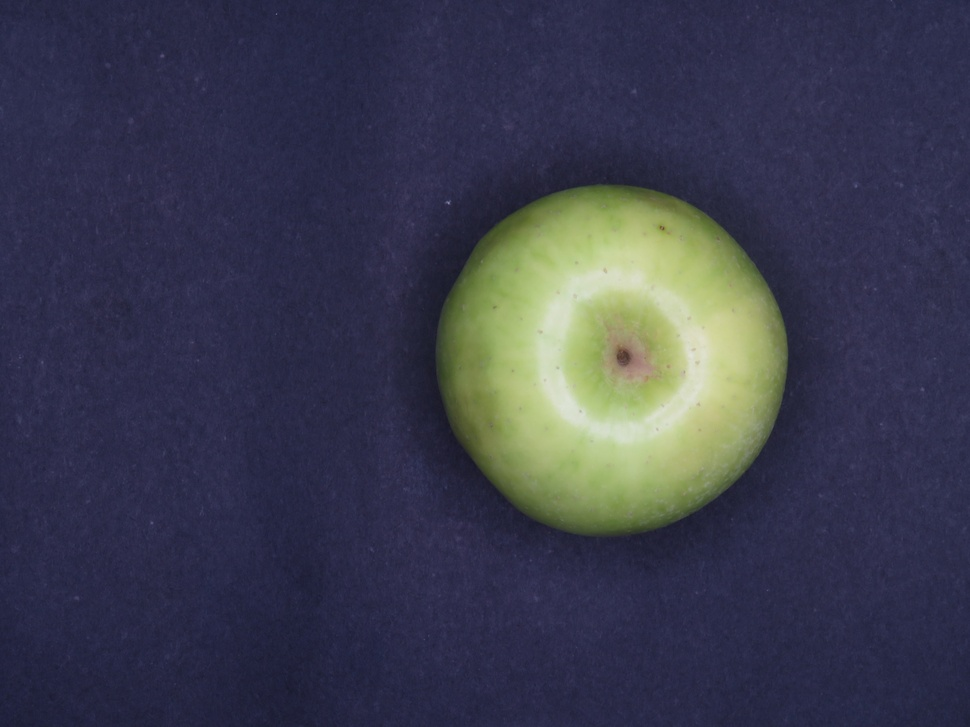
%> input picture Segundo/FSI/Practica 4/F01.jpg, 970 x 727 px, shrunk from 5184 x 3888 before the run
$ octave --eval "result = ColorEnhance2('F01.jpg');"   (GNU Octave 9; MATLAB toolbox functions it lacks are replaced by stand-ins)
%> lines starting %> are read from the running program, lines starting %| are printed output that depends on the picture
### Segundo/FSI/Practica 4/EscalaGrises.m
function imagenGrises = EscalaGrises (imagenColor)

    imagenGrises = 0.3 * imagenColor (:,:,1) + 0.59 * imagenColor (:,:,2) + 0.11 * imagenColor (:,:,3);

end

### Segundo/FSI/Practica 4/ColorEnhance2.m
% FUNCION DEL PREPROCESAMIENTO

% Primero tenemos que coger la imagen que queramos (insertar el nombre en
% la llamada a la funcion) esto va a darte la imagen en uint8

% Pasar la imagen a double

% Poner la imagen en escala de grises

% Sacar el max y min de luminancia

% ImOUT = (ImIN - min) / (max - min)

% Si algun valor es mayor que uno llevarlo a uno y si es negativo llevarlo
% a 0


function imOUT = ColorEnhance2 (imIN) % ImIN es el nombre, no la imagen
%> called with imIN = 'F01.jpg'

    imagen = imread (imIN);
%> imagen is the input picture: size 727x970x3 uint8; mean R, G, B 58.8, 60.6, 77.9
    imagenDouble = im2double (imagen);

    imagenGrises = EscalaGrises (imagenDouble);
%> in EscalaGrises, `imagenGrises = 0.3 * imagenColor (:,:,1) + 0.59 * imagenColor (:,:,2) ..`:
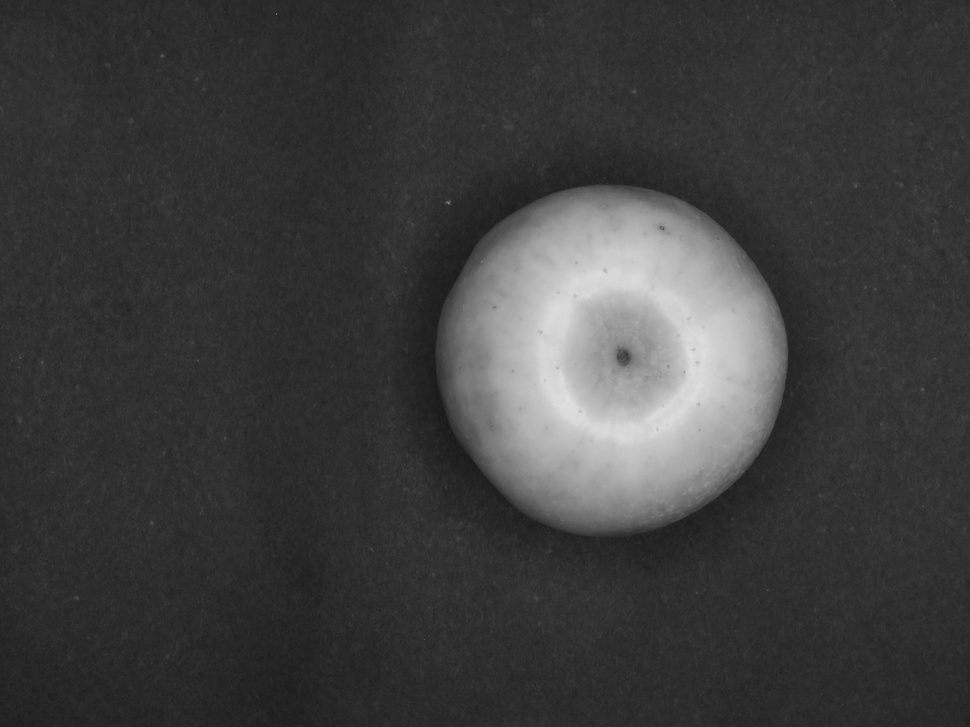
%> imagenGrises: size 727x970 double; min 0.0974, max 0.886, mean 0.243

    maxLum = max (max (imagenGrises));
%> maxLum = 0.886
    minLum = min (min (imagenGrises));
%> minLum = 0.0974

    imOUT = (imagenDouble - minLum) / (maxLum - minLum);
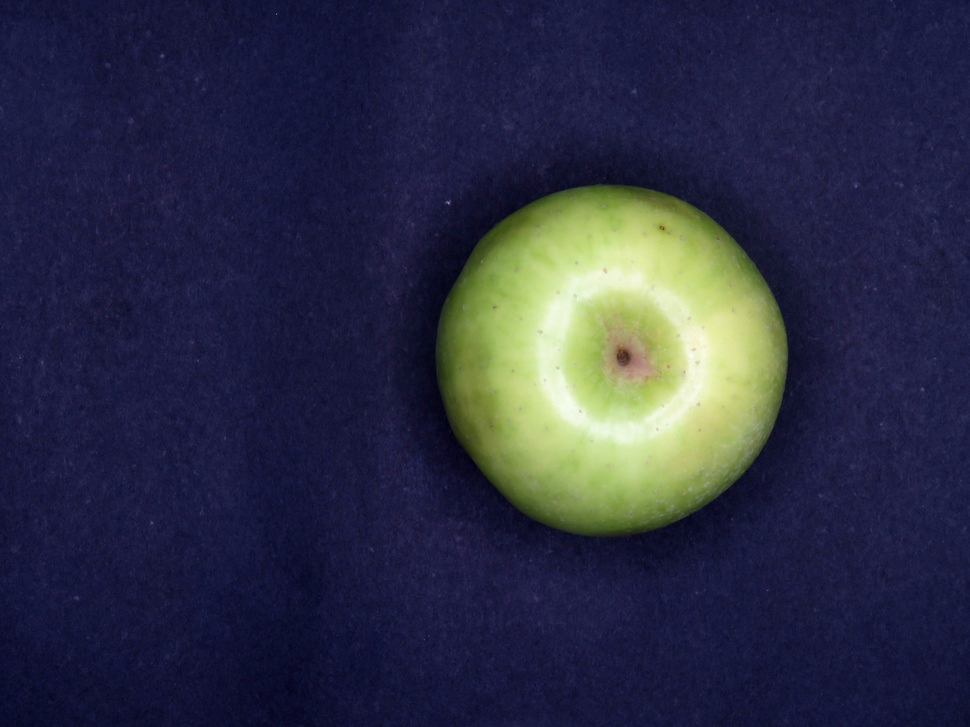
%> imOUT: size 727x970x3 double; mean R, G, B 0.169, 0.178, 0.264; drawn with min black and max white

    ImOUT (imOUT > 1) = 1;
    ImOUT (imOUT < 0) = 0;

    figure;
    imshow (imOUT);

end

$ run again, on Segundo/FSI/Practica 4/F02.jpg
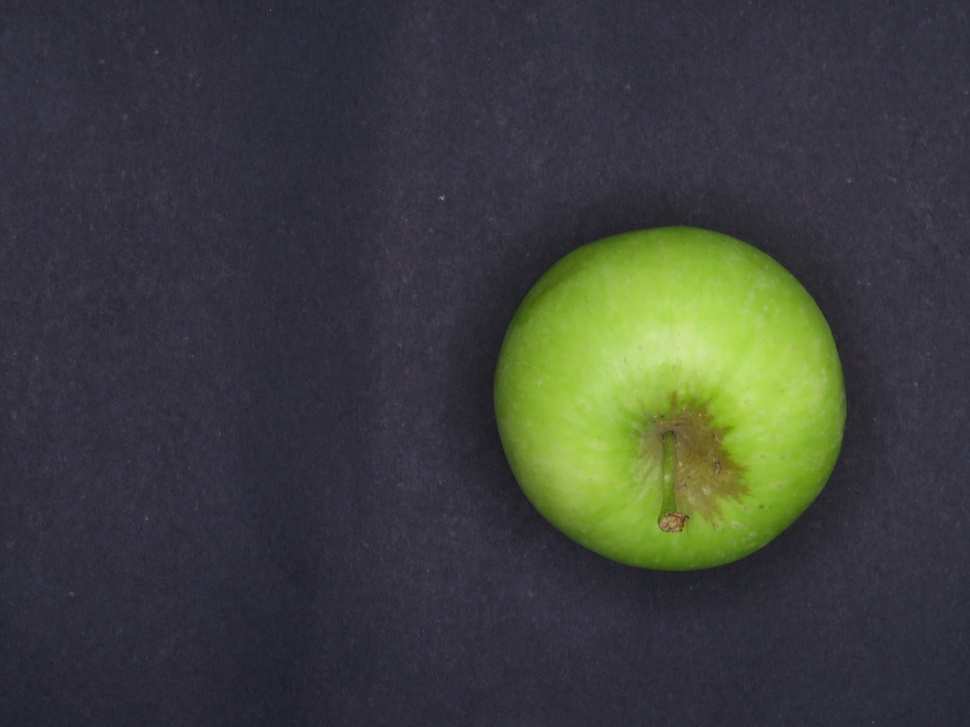
%> input picture Segundo/FSI/Practica 4/F02.jpg, 970 x 727 px, shrunk from 5184 x 3888 before the run
%> in ColorEnhance2, imagen is the input picture: size 727x970x3 uint8; mean R, G, B 61, 64.1, 60.4
%> in EscalaGrises, `imagenGrises = 0.3 * imagenColor (:,:,1) + 0.59 * imagenColor (:,:,2) ..`:
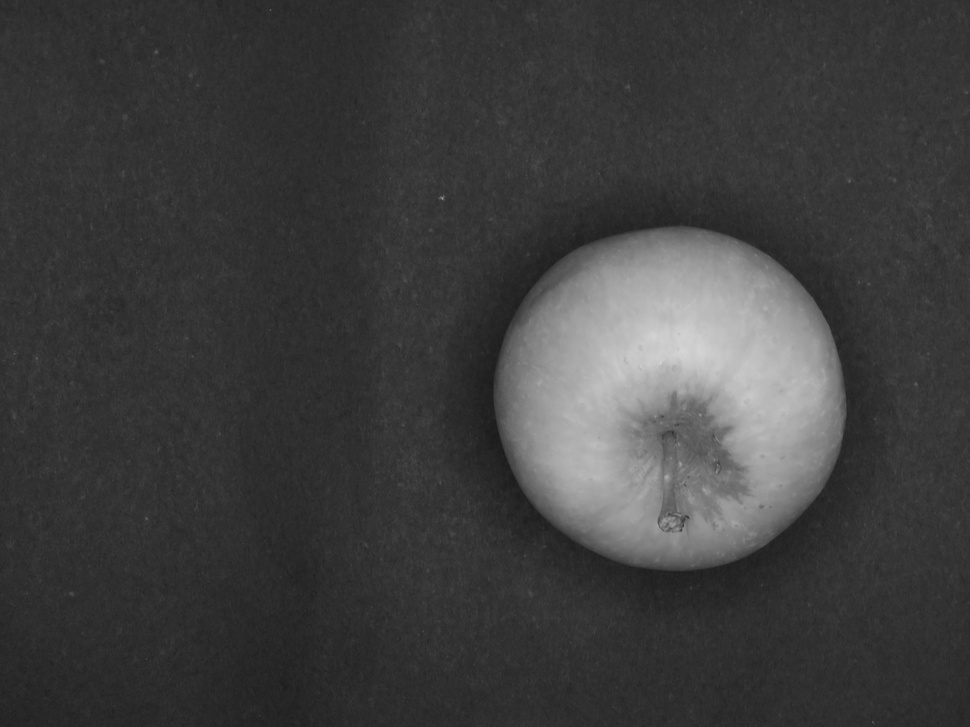
%> imagenGrises: size 727x970 double; min 0.105, max 0.837, mean 0.246
%> maxLum = 0.837
%> minLum = 0.105
%> in ColorEnhance2, `imOUT = (imagenDouble - minLum) / (maxLum - minLum);`:
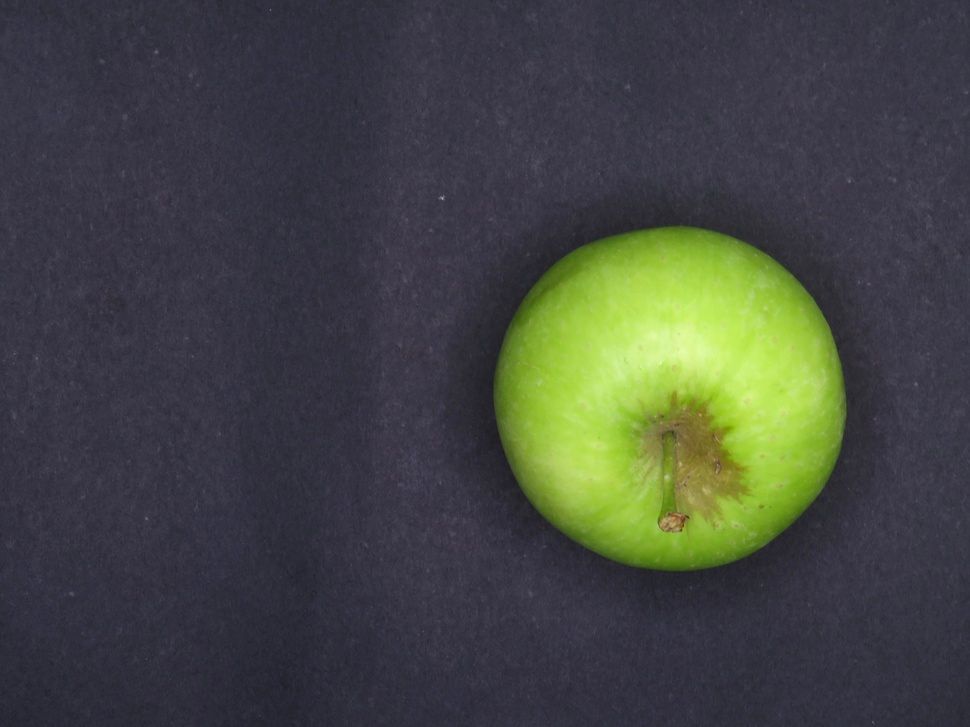
%> imOUT: size 727x970x3 double; mean R, G, B 0.183, 0.2, 0.18; drawn with min black and max white

$ run again, on Segundo/FSI/Practica 4/F03.jpg
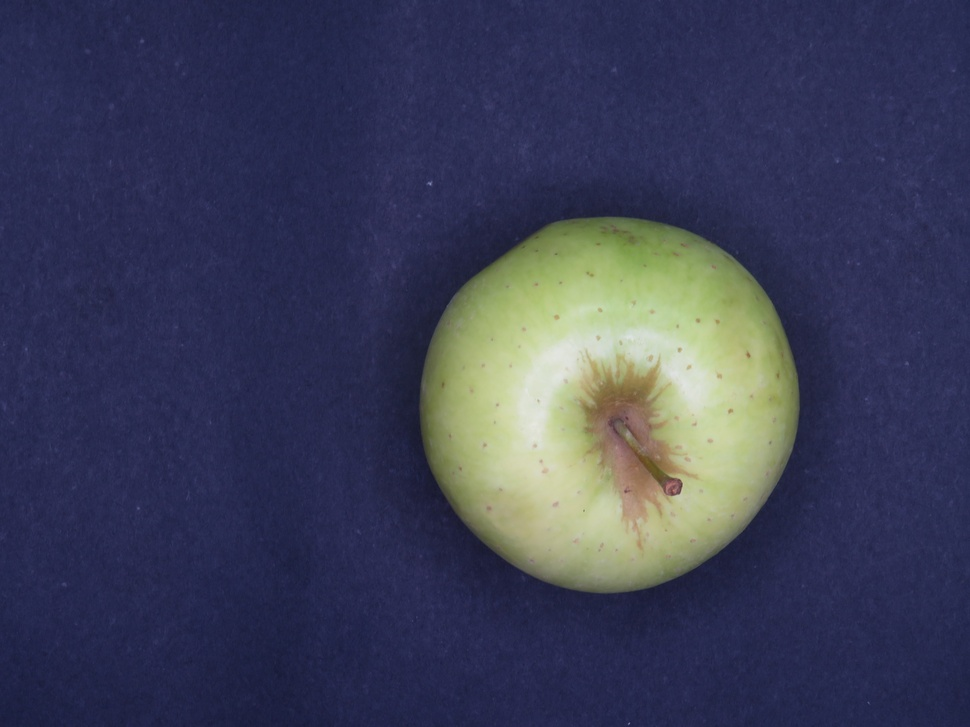
%> input picture Segundo/FSI/Practica 4/F03.jpg, 970 x 727 px, shrunk from 5184 x 3888 before the run
%> in ColorEnhance2, imagen is the input picture: size 727x970x3 uint8; mean R, G, B 60.1, 63.4, 87.1
%> in EscalaGrises, `imagenGrises = 0.3 * imagenColor (:,:,1) + 0.59 * imagenColor (:,:,2) ..`:
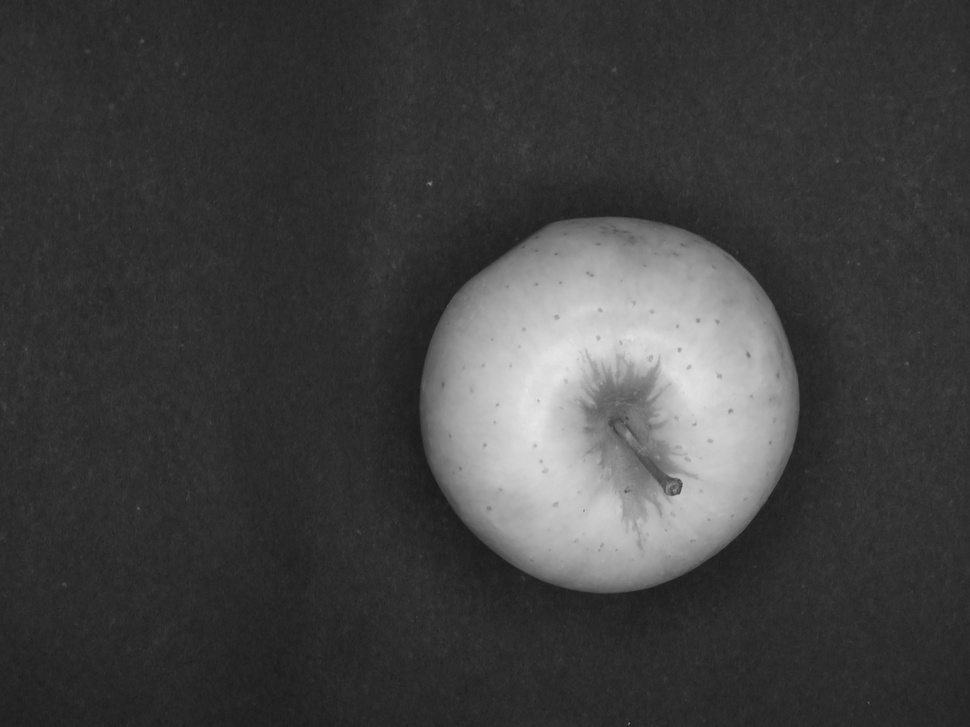
%> imagenGrises: size 727x970 double; min 0.0976, max 0.905, mean 0.255
%> maxLum = 0.905
%> minLum = 0.0976
%> in ColorEnhance2, `imOUT = (imagenDouble - minLum) / (maxLum - minLum);`:
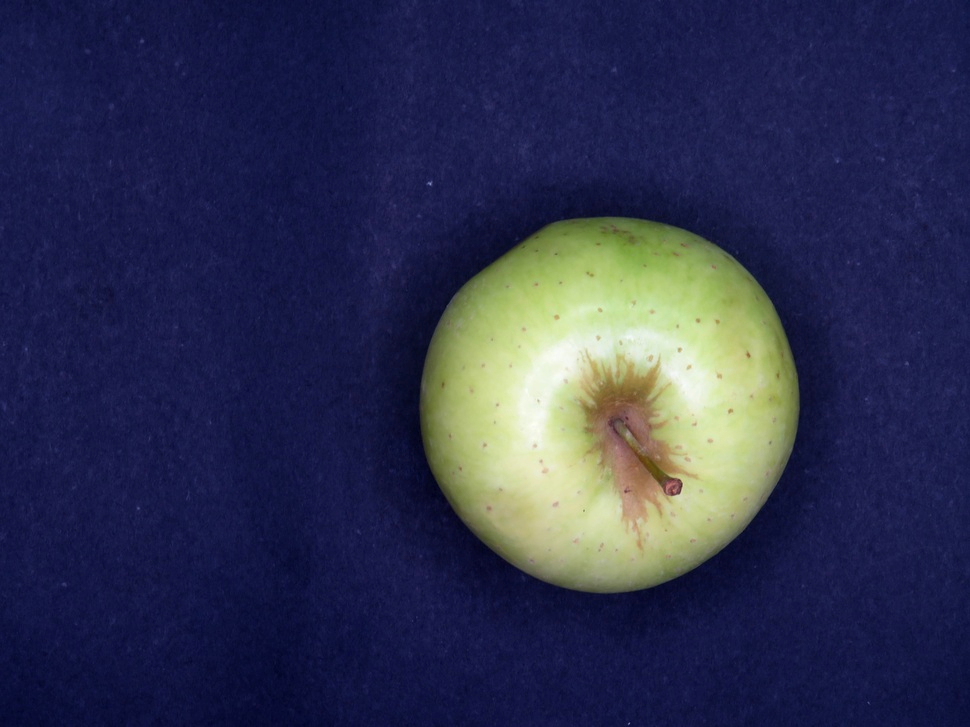
%> imOUT: size 727x970x3 double; mean R, G, B 0.171, 0.187, 0.302; drawn with min black and max white
